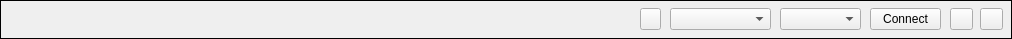
         <widget class="QFrame" name="frmSerial">
          <property name="minimumSize">
           <size>
            <width>0</width>
            <height>38</height>
           </size>
          </property>
          <property name="styleSheet">
           <string notr="true"/>
          </property>
          <property name="frameShape">
           <enum>QFrame::Box</enum>
          </property>
          <property name="frameShadow">
           <enum>QFrame::Plain</enum>
          </property>
          <widget class="QPushButton" name="cmdWriteDevice">
           <property name="geometry">
            <rect>
             <x>980</x>
             <y>8</y>
             <width>23</width>
             <height>22</height>
            </rect>
           </property>
           <property name="minimumSize">
            <size>
             <width>23</width>
             <height>14</height>
            </size>
           </property>
           <property name="maximumSize">
            <size>
             <width>23</width>
             <height>22</height>
            </size>
           </property>
           <property name="font">
            <font>
             <family>OCR-B 10 BT</family>
             <pointsize>14</pointsize>
             <weight>75</weight>
             <bold>true</bold>
            </font>
           </property>
           <property name="toolTip">
            <string>Write to Device</string>
           </property>
           <property name="styleSheet">
            <string notr="true"/>
           </property>
           <property name="text">
            <string/>
           </property>
           <property name="iconSize">
            <size>
             <width>17</width>
             <height>13</height>
            </size>
           </property>
           <property name="checkable">
            <bool>true</bool>
           </property>
          </widget>
          <widget class="QPushButton" name="cmdReadDevice">
           <property name="geometry">
            <rect>
             <x>950</x>
             <y>8</y>
             <width>23</width>
             <height>22</height>
            </rect>
           </property>
           <property name="minimumSize">
            <size>
             <width>23</width>
             <height>14</height>
            </size>
           </property>
           <property name="maximumSize">
            <size>
             <width>23</width>
             <height>22</height>
            </size>
           </property>
           <property name="toolTip">
            <string>Read from Device</string>
           </property>
           <property name="autoFillBackground">
            <bool>false</bool>
           </property>
           <property name="text">
            <string/>
           </property>
           <property name="iconSize">
            <size>
             <width>17</width>
             <height>13</height>
            </size>
           </property>
           <property name="checkable">
            <bool>true</bool>
           </property>
          </widget>
          <widget class="QPushButton" name="cmdConnect">
           <property name="geometry">
            <rect>
             <x>870</x>
             <y>8</y>
             <width>71</width>
             <height>22</height>
            </rect>
           </property>
           <property name="minimumSize">
            <size>
             <width>0</width>
             <height>14</height>
            </size>
           </property>
           <property name="maximumSize">
            <size>
             <width>16777215</width>
             <height>16777215</height>
            </size>
           </property>
           <property name="text">
            <string>Connect</string>
           </property>
           <property name="checkable">
            <bool>true</bool>
           </property>
           <property name="checked">
            <bool>false</bool>
           </property>
          </widget>
          <widget class="QPushButton" name="cmdRefreshCOMs">
           <property name="geometry">
            <rect>
             <x>640</x>
             <y>8</y>
             <width>21</width>
             <height>22</height>
            </rect>
           </property>
           <property name="minimumSize">
            <size>
             <width>0</width>
             <height>14</height>
            </size>
           </property>
           <property name="text">
            <string/>
           </property>
          </widget>
          <widget class="QComboBox" name="cboCOMPorts">
           <property name="geometry">
            <rect>
             <x>670</x>
             <y>8</y>
             <width>101</width>
             <height>22</height>
            </rect>
           </property>
           <property name="minimumSize">
            <size>
             <width>0</width>
             <height>22</height>
            </size>
           </property>
           <property name="styleSheet">
            <string notr="true"/>
           </property>
          </widget>
          <widget class="QFrame" name="frmDeviceName">
           <property name="geometry">
            <rect>
             <x>10</x>
             <y>9</y>
             <width>491</width>
             <height>21</height>
            </rect>
           </property>
           <property name="styleSheet">
            <string notr="true">	background: url(:/images/tcb_subheader.png) no-repeat; </string>
           </property>
           <property name="frameShape">
            <enum>QFrame::NoFrame</enum>
           </property>
           <property name="frameShadow">
            <enum>QFrame::Plain</enum>
           </property>
          </widget>
          <widget class="BaudRateComboBox" name="cboConsoleBaud">
           <property name="geometry">
            <rect>
             <x>780</x>
             <y>8</y>
             <width>81</width>
             <height>22</height>
            </rect>
           </property>
           <property name="minimumSize">
            <size>
             <width>0</width>
             <height>22</height>
            </size>
           </property>
           <property name="maximumSize">
            <size>
             <width>200</width>
             <height>16777215</height>
            </size>
           </property>
          </widget>
         </widget>
